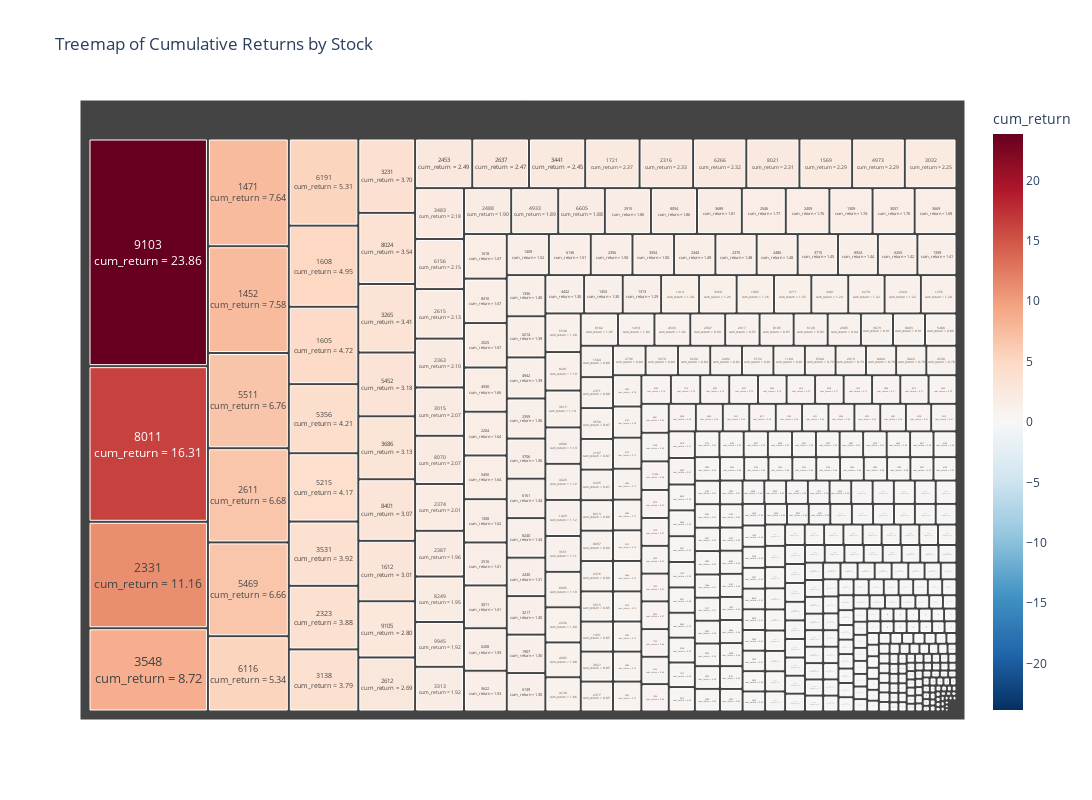

The code cell stored with this chart in its notebook:
### Code cell
report_M.display_reutrn_treemap()

### Figure 1 — Plotly figure (JSON) as saved in the notebook; plotly's stock layout.template omitted (floating-point values rounded to 4 significant figures; data arrays with more than 128 entries replaced by an {"elided": "..."} marker saying what was removed)
{"data": [{"branchvalues": "total", "customdata": {"elided": "756x2 mixed values"}, "domain": {"x": [0, 1], "y": [0, 1]}, "hovertemplate": "labels=%{label}<br>cum_return_sum=%{value}<br>parent=%{parent}<br>id=%{id}<br>cum_return=%{color}<extra></extra>", "ids": {"elided": "756 str values"}, "labels": {"elided": "756 str values"}, "marker": {"coloraxis": "coloraxis", "colors": {"elided": "756 float values"}}, "name": "", "parents": {"elided": "756 str values"}, "textfont": {"size": 20}, "textposition": "middle center", "texttemplate": "%{label}<br>cum_return = %{customdata[1]:.2f}", "type": "treemap", "values": {"elided": "756 float values"}}], "layout": {"coloraxis": {"cmid": 0, "colorbar": {"title": {"text": "cum_return"}}, "colorscale": [[0, "rgb(5,48,97)"], [0.1, "rgb(33,102,172)"], [0.2, "rgb(67,147,195)"], [0.3, "rgb(146,197,222)"], [0.4, "rgb(209,229,240)"], [0.5, "rgb(247,247,247)"], [0.6, "rgb(253,219,199)"], [0.7, "rgb(244,165,130)"], [0.8, "rgb(214,96,77)"], [0.9, "rgb(178,24,43)"], [1, "rgb(103,0,31)"]]}, "height": 800, "legend": {"tracegroupgap": 0}, "title": {"text": "Treemap of Cumulative Returns by Stock"}, "width": 1600}}
